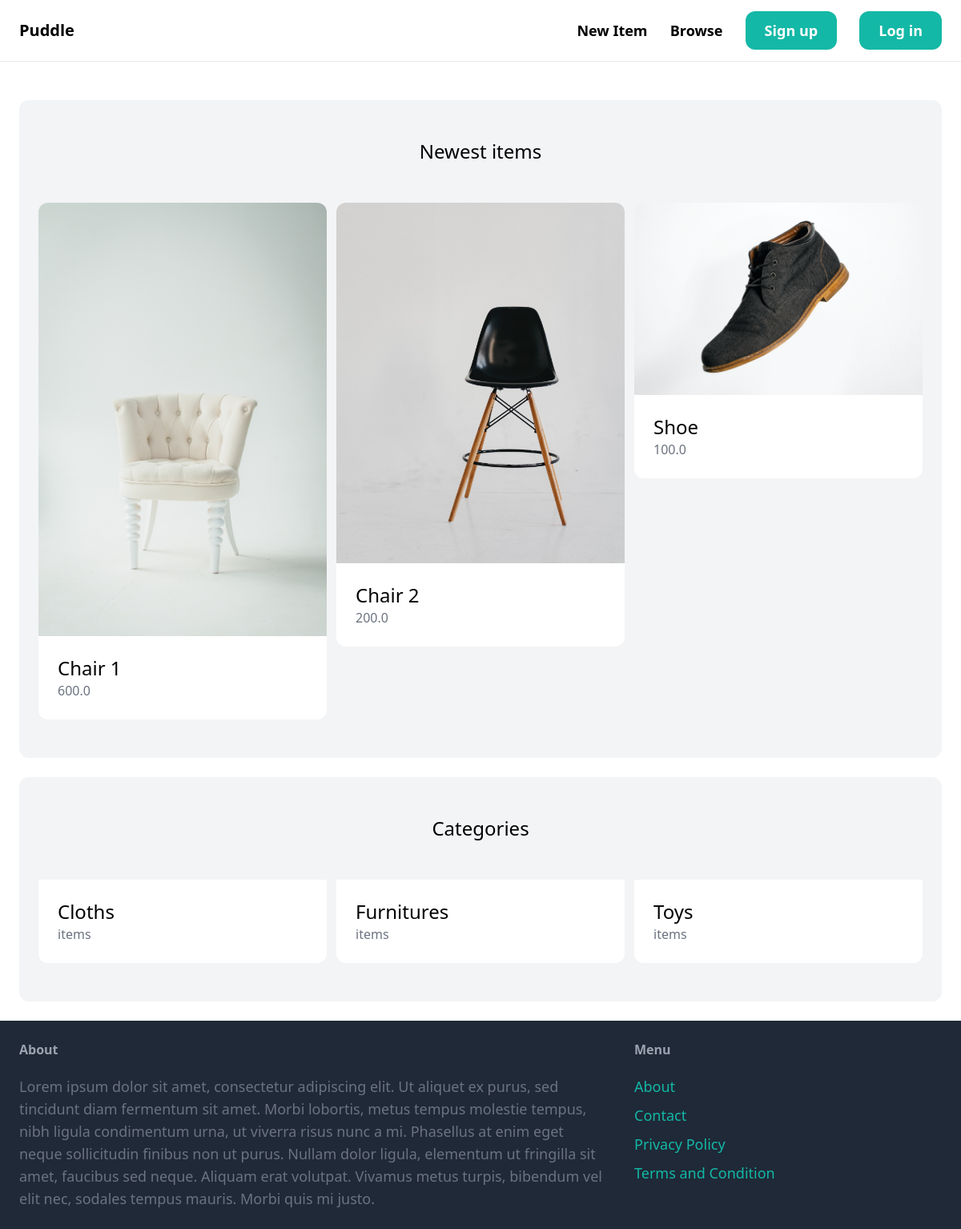
The page / on the database its author committed.
### item/models.py (models this page shows, shortened)
class Item(models.Model):
    category = models.ForeignKey(Category, related_name="items", on_delete=models.CASCADE)
    name = models.CharField(max_length=255)
    description = models.TextField(blank=True, null=True)
    price = models.FloatField()
    image = models.ImageField(upload_to="item_images", blank=True, null=True)
    is_sold = models.BooleanField(default=False)
    created_by = models.ForeignKey(User, related_name="items", on_delete=models.CASCADE)
    created_at = models.DateTimeField(auto_now_add=True)
    class Meta:
        verbose_name = "Item"
        verbose_name_plural = "Items"
        ordering = ('name',)

class Category(models.Model):
    name = models.CharField(max_length=255)
    class Meta:
        verbose_name = "Category"
        verbose_name_plural = "Categories"
        ordering = ('name',)

### core/views.py (the view)
# urls.py: path("", views.index, name="index"),
def index(request):
    items = Item.objects.filter(is_sold=False)[0:3]
    categories = Category.objects.all()
    return render(request, 'core/index.html', {
        'items': items,
        'categories': categories,
    })

### core/templates/core/index.html (shortened to what this page needs)
{% extends "core/base.html" %}
{% block content %}
    <div class="mt-6 px-6 py-12 bg-gray-100 rounded-xl">
        <h2 class="mb-12 text-2xl text-center">
            Newest items
        </h2>
        <div class="grid grid-cols-3 gap-3">
            {% for item in items %}
            <div>
                <a href="{% url 'item:detail' item.id %}">
                    <div>
                        <img src="{{ item.image.url }}" alt="{{ item.name }}" class=" rounded-t-xl">
                    </div>
                    <div class="p-6 bg-white rounded-b-xl">
                        <h2 class="text-2xl">{{ item.name }}</h2>
                        <p class="text-gray-500">{{ item.price }}</p>
                    </div>
                </a>
            </div>
            {% endfor %}
        </div>
    </div>
    <div class="mt-6 px-6 py-12 bg-gray-100 rounded-xl">
        <h2 class="mb-12 text-2xl text-center">
            Categories
        </h2>
        <div class="grid grid-cols-3 gap-3">
            {% for category in categories %}
            <div>
                <a href="#">
                    <div class="p-6 bg-white rounded-b-xl">
                        <h2 class="text-2xl">{{ category.name }}</h2>
                        <p class="text-gray-500">{{ category.item.count }} items</p>
                    </div>
                </a>
            </div>
            {% endfor %}
        </div>
    </div>
{% endblock %}

### core/templates/core/base.html (shortened to what this page needs)
<!DOCTYPE html>
<html lang="en">
<head>
    <script src="https://cdn.tailwindcss.com"></script>
</head>
<body>
    <nav class="p-6 flex justify-between items-center border-b border-gray-200">
        <a href="/" class="text-xl font-semibold">Puddle</a>
        <div class="space-x-6">
            <a href="{% url 'item:new' %}" class="text-lg font-semibold hover:text-gray-500">New Item</a>
            <a href="{% url 'item:items' %}" class="text-lg font-semibold hover:text-gray-500">Browse</a>
            {% if request.user.is_authenticated %}
            <a href="{% url 'conversation:inbox' %}" class="px-6 py-3 text-lg font-semibold bg-teal-500 text-white rounded-xl hover:bg-teal-700">Inbox</a>
            <a href="{% url 'dashboard:index' %}" class="px-6 py-3 text-lg font-semibold bg-teal-500 text-white rounded-xl hover:bg-teal-700">Dashboard</a>
            {% else %}
            <a href="{% url 'core:signup' %}" class="px-6 py-3 text-lg font-semibold bg-teal-500 text-white rounded-xl hover:bg-teal-700">Sign up</a>
            <a href="{% url 'core:login' %}" class="px-6 py-3 text-lg font-semibold bg-teal-500 text-white rounded-xl hover:bg-teal-700">Log in</a>
            {% endif %}
        </div>
    </nav>
    <div class="p-6">
        {% block content %}
        {% endblock %}
    </div>
    <footer class="p-6 flex justify-between bg-gray-800">
        <div class="w-2/3 pr-10">
            <h3 class="mb-5 font-semibold text-gray-400">About</h3>
            <p class="text-lg text-gray-500">
                Lorem ipsum dolor sit amet, consectetur adipiscing elit. Ut aliquet ex purus, sed tincidunt diam fermentum sit amet. Morbi lobortis, metus tempus molestie tempus, nibh ligula condimentum urna, ut viverra risus nunc a mi. Phasellus at enim eget neque sollicitudin finibus non ut purus. Nullam dolor ligula, elementum ut fringilla sit amet, faucibus sed neque. Aliquam erat volutpat. Vivamus metus turpis, bibendum vel elit nec, sodales tempus mauris. Morbi quis mi justo.
            </p>
        </div>
        <div class="w-1/3">
            <h3 class="mb-5 font-semibold text-gray-400">Menu</h3>
            <ul class="space-y-2">
                <li><a href="#" class="text-lg text-teal-500 hover:text-teal-700">About</a></li>
                <li><a href="{% url "core:contact" %}" class="text-lg text-teal-500 hover:text-teal-700">Contact</a></li>
                <li><a href="#" class="text-lg text-teal-500 hover:text-teal-700">Privacy Policy</a></li>
                <li><a href="#" class="text-lg text-teal-500 hover:text-teal-700">Terms and Condition</a></li>
            </ul>
        </div>
    </footer>
</body>
</html>

### rows shown on the page
Item: image (picture), name "Chair 1", price "600.0"
Item: image (picture), name "Chair 2", price "200.0"
Item: image (picture), name "Shoe", price "100.0"
Category: name "Cloths"
Category: name "Furnitures"
Category: name "Toys"
